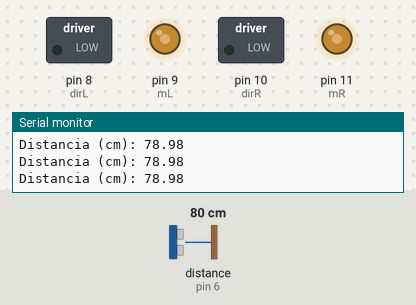
A sketch run on a simulated Arduino Uno, built with avr-gcc and run on an emulated ATmega328P. On the bench: switched loads named in the sketch (green lamp = pin HIGH), output pins drawn as LEDs (lit = HIGH), the last lines printed to the serial monitor. Wiring (inferred from the names in the program): ultrasonic range finder: trigger pin 7; echo pin 6. The test bench sets the inputs (shaded band); at power-on: distance to the obstacle (sensor on pin 6) 80 cm. The echo pulse lasts 58.3 µs per cm; pins used as bus, display or sensor lines are not drawn.

Above: at 2.2 s.
2.3 s: distance to the obstacle (sensor on pin 6) set to 16 cm
5.3 s: distance to the obstacle (sensor on pin 6) set to 12 cm
At 8.1 s:
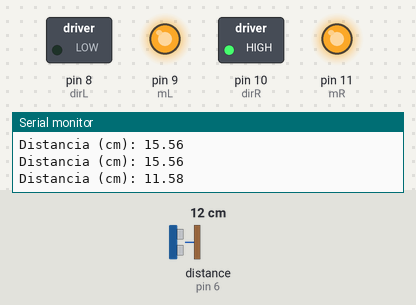
At 12.5 s:
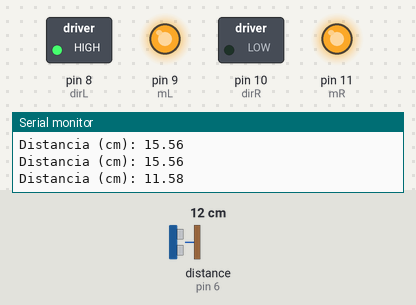
Timing chart, 0 to 14.3 s (numbered marks = the images above; inputs shaded):
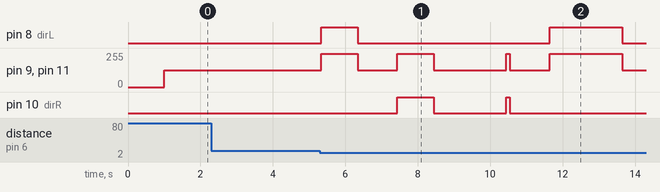

Measured:
- the behaviour switches between 14 and 13 cm on distance to the obstacle (sensor on pin 6) (found by bisection; images 0 and 1)
- after the input at 5.3 s, pin 8 (dirL): LOW → HIGH at once, → LOW 1.0 s later, → HIGH 5.3 s later, → LOW 2.0 s later; pin 9 (mL): 125/255 → 250/255 at once, → 125/255 1.0 s later, → 250/255 1.1 s later, → 125/255 1.0 s later, … (8 changes in this stretch)

The sketch:

obstaculo.ino
```cpp
#define mL 9 // Pino_Velocidade 1º Motor ( 0 a 255)_ Porta IN2 ponte H;
#define mR 11 //Pino_Velocidade 2º Motor ( 0 a 255) _ Porta IN4 ponte H;
#define dirL 8 //Pino_Direção do 1º Motor: Para frente / Para trás (HIGH ou LOW)_ porta IN1 ponte H;
#define dirR 10 //Pino_Direção do 2º Motor: Para frente / Para trás (HIGH ou LOW)_ porta IN3 ponte H;

int vel = 125;

//Sensor ultrassônico
#define echo 6
#define trig 7
float echoTime = 0;
const float usVel = 340; //metros por segundo
const float usVelMS = 0.000340; //metros por microsegundo
float dist = 0;

void obst() {
  vel = 250; turnL(); delay(1000);
  vel = 125; mov(); delay(1100);
  vel = 250; turnR(); delay(1000);
  vel = 125; mov(); delay(2000);
  vel = 250; turnR(); delay(100);
  vel = 125; mov(); delay(1100);

  vel = 250; turnL(); delay(1000);
  vel = 125;
}

void trigger() {
  digitalWrite(trig, HIGH);
  delayMicroseconds(10);
  digitalWrite(trig, LOW);
}

float calcDist(float usTime) {
  return((usTime*usVelMS)/2);
}

void m() {
  analogWrite(mL, vel);
  analogWrite(mR, vel);
}

void stp() {
  digitalWrite(dirL, LOW);
  digitalWrite(dirR, LOW);
  analogWrite(mL, 0);
  analogWrite(mR, 0);
}

void mov() {
  digitalWrite(dirL, LOW);
  digitalWrite(dirR, LOW);
  m();
}

void back() {
  digitalWrite(dirL, HIGH);
  digitalWrite(dirR, HIGH);
  m();
}

void turnL() {
  digitalWrite(dirL, HIGH);
  digitalWrite(dirR, LOW);
  m();
}

void turnR() {
  digitalWrite(dirL, LOW);
  digitalWrite(dirR, HIGH);
  m();
}

void setup() {
  pinMode(mL, OUTPUT);
  pinMode(mR, OUTPUT);
  pinMode(dirL, OUTPUT);
  pinMode(dirR, OUTPUT);

  digitalWrite(dirL, LOW);
  digitalWrite(dirR, LOW);

  pinMode(trig, OUTPUT);
  digitalWrite(trig, LOW);
  pinMode(echo, INPUT);

  Serial.begin(9600);

  trigger();
  delay(1000);
}

void loop() {
  trigger();
  echoTime = pulseIn(echo, HIGH);
  dist = calcDist(echoTime)*100;

  Serial.print("Distancia (cm): ");
  Serial.println(dist);

  if ((dist <= 13) && (dist != 0)) { obst(); } else { mov(); }

}
```
